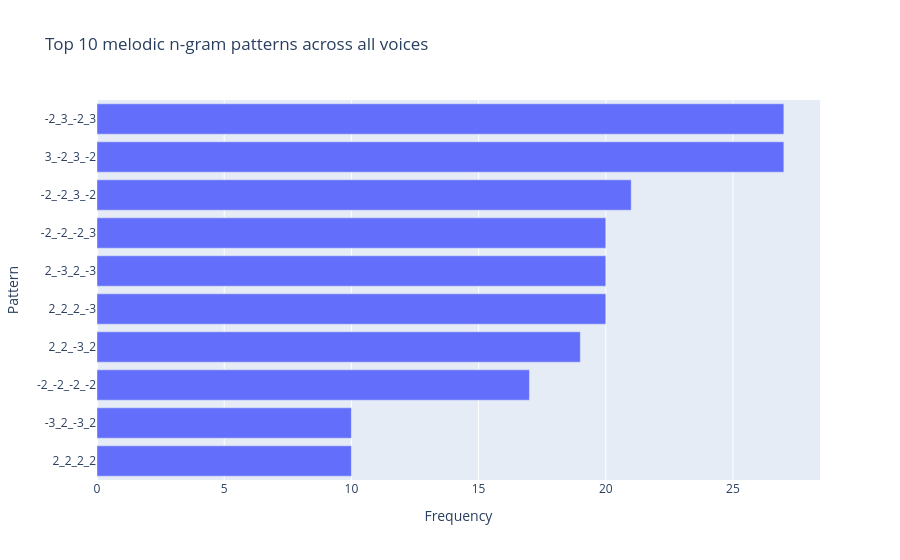

Here is the notebook cell this chart was saved with:
### Markdown cell above
Plot melodic n-gram patterns

### Code cell
all_patterns = mel_ngrams.stack()
all_patterns = all_patterns[all_patterns != ""]

top10 = (
    all_patterns.value_counts()
    .head(10)
    .reset_index()
)
top10.columns = ["Pattern", "Frequency"]

fig = px.bar(
    top10.sort_values("Frequency"),
    x="Frequency",
    y="Pattern",
    orientation="h",
    title="Top 10 melodic n-gram patterns across all voices"
)

fig.show()

### Figure 1 — Plotly figure (JSON) as saved in the notebook; plotly's stock layout.template omitted (floating-point values rounded to 4 significant figures)
{"data": [{"alignmentgroup": "True", "hovertemplate": "Frequency=%{x}<br>Pattern=%{y}<extra></extra>", "legendgroup": "", "marker": {"color": "#636efa", "pattern": {"shape": ""}}, "name": "", "offsetgroup": "", "orientation": "h", "showlegend": false, "textposition": "auto", "type": "bar", "x": [10, 10, 17, 19, 20, 20, 20, 21, 27, 27], "xaxis": "x", "y": ["2_2_2_2", "-3_2_-3_2", "-2_-2_-2_-2", "2_2_-3_2", "2_2_2_-3", "2_-3_2_-3", "-2_-2_-2_3", "-2_-2_3_-2", "3_-2_3_-2", "-2_3_-2_3"], "yaxis": "y"}], "layout": {"barmode": "relative", "legend": {"tracegroupgap": 0}, "title": {"text": "Top 10 melodic n-gram patterns across all voices"}, "xaxis": {"anchor": "y", "domain": [0, 1], "title": {"text": "Frequency"}}, "yaxis": {"anchor": "x", "domain": [0, 1], "title": {"text": "Pattern"}}}}
